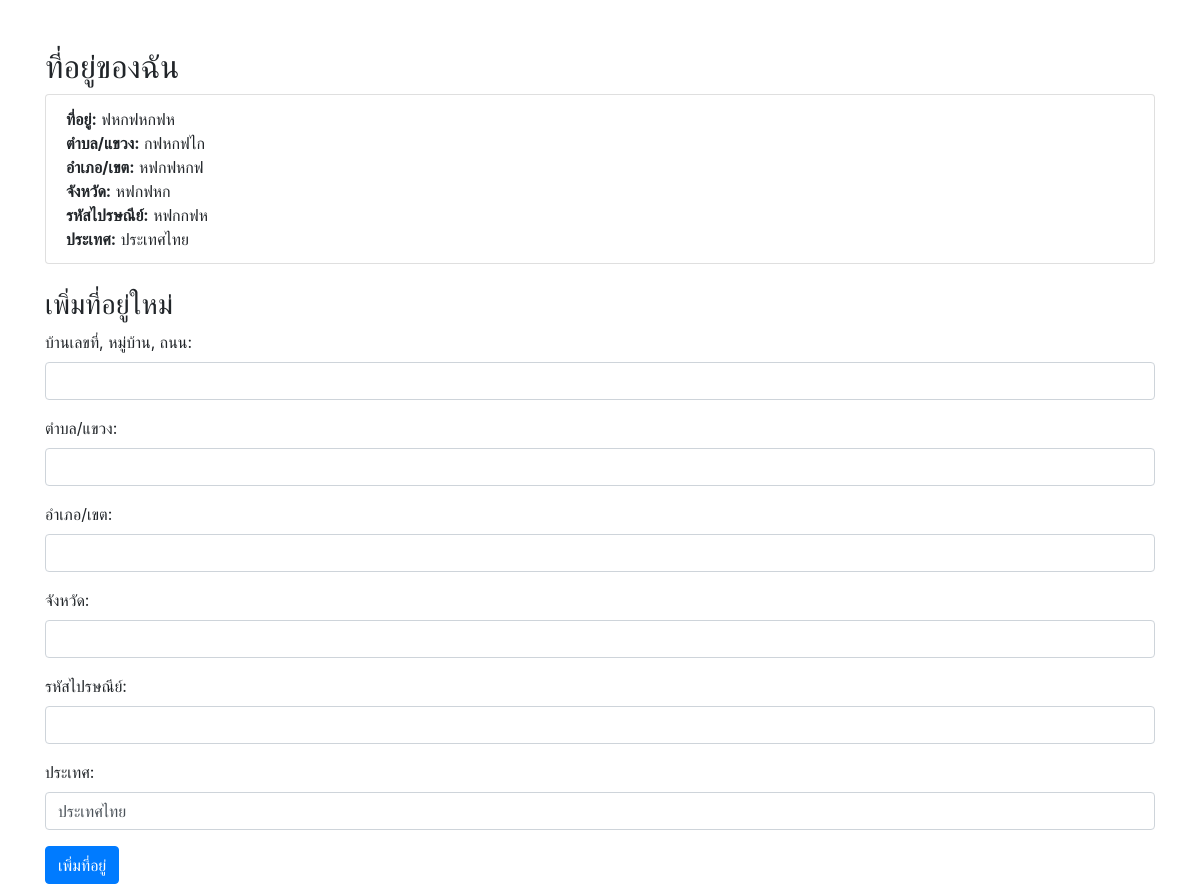
/address.php (signed in), run on the app's committed database.
### tables this page shows
CREATE TABLE `user_addresses` (
  `address_id` int(11) NOT NULL,
  `user_id` int(11) NOT NULL,
  `address_line1` varchar(255) NOT NULL COMMENT 'บ้านเลขที่, หมู่บ้าน, ถนน',
  `address_line2` varchar(255) DEFAULT NULL COMMENT 'ตำบล, แขวง',
  `district` varchar(100) NOT NULL COMMENT 'อำเภอ, เขต',
  `province` varchar(100) NOT NULL COMMENT 'จังหวัด',
  `postal_code` varchar(10) NOT NULL COMMENT 'รหัสไปรษณีย์',
  `country` varchar(50) NOT NULL DEFAULT 'ประเทศไทย' COMMENT 'ประเทศ'
);

### address.php (the view, shortened to what this page needs)
<?php
include 'config.php';
$user_id = $_SESSION['user_id'];
$sql = "SELECT * FROM user_addresses WHERE user_id = ?";
$stmt = $conn->prepare($sql);
$stmt->bind_param("i", $user_id);
$stmt->execute();
$result = $stmt->get_result();
?>
<!DOCTYPE html>
<html lang="en">
<head>
    <link rel="stylesheet" href="https://stackpath.bootstrapcdn.com/bootstrap/4.3.1/css/bootstrap.min.css">
</head>
<body>
<div class="container mt-5">
    <h2>ที่อยู่ของฉัน</h2>
    <?php if ($result->num_rows > 0): ?>
        <ul class="list-group mb-4">
            <?php while ($row = $result->fetch_assoc()): ?>
                <li class="list-group-item">
                    <strong>ที่อยู่:</strong> <?php echo htmlspecialchars($row['address_line1']); ?><br>
                    <?php if ($row['address_line2']): ?>
                        <strong>ตำบล/แขวง:</strong> <?php echo htmlspecialchars($row['address_line2']); ?><br>
                    <?php endif; ?>
                    <strong>อำเภอ/เขต:</strong> <?php echo htmlspecialchars($row['district']); ?><br>
                    <strong>จังหวัด:</strong> <?php echo htmlspecialchars($row['province']); ?><br>
                    <strong>รหัสไปรษณีย์:</strong> <?php echo htmlspecialchars($row['postal_code']); ?><br>
                    <strong>ประเทศ:</strong> <?php echo htmlspecialchars($row['country']); ?><br>
                </li>
            <?php endwhile; ?>
        </ul>
    <?php else: ?>
        <p>คุณยังไม่ได้เพิ่มที่อยู่.</p>
    <?php endif; ?>
    <h3>เพิ่มที่อยู่ใหม่</h3>
    <form action="address.php" method="post">
        <div class="form-group">
            <label for="address_line1">บ้านเลขที่, หมู่บ้าน, ถนน:</label>
            <input type="text" class="form-control" id="address_line1" name="address_line1" required>
        </div>
        <div class="form-group">
            <label for="address_line2">ตำบล/แขวง:</label>
            <input type="text" class="form-control" id="address_line2" name="address_line2">
        </div>
        <div class="form-group">
            <label for="district">อำเภอ/เขต:</label>
            <input type="text" class="form-control" id="district" name="district" required>
        </div>
        <div class="form-group">
            <label for="province">จังหวัด:</label>
            <input type="text" class="form-control" id="province" name="province" required>
        </div>
        <div class="form-group">
            <label for="postal_code">รหัสไปรษณีย์:</label>
            <input type="text" class="form-control" id="postal_code" name="postal_code" required>
        </div>
        <div class="form-group">
            <label for="country">ประเทศ:</label>
            <input type="text" class="form-control" id="country" name="country" value="ประเทศไทย" required>
        </div>
        <button type="submit" class="btn btn-primary">เพิ่มที่อยู่</button>
    </form>
</div>
</body>
</html>

### data on the page
user_addresses: address_line1 "ฟหกฟหกฟห", address_line2 "กฟหกฟไก", district "หฟกฟหกฟ", province "หฟกฟหก", postal_code "หฟกกฟห", country "ประเทศไทย"
